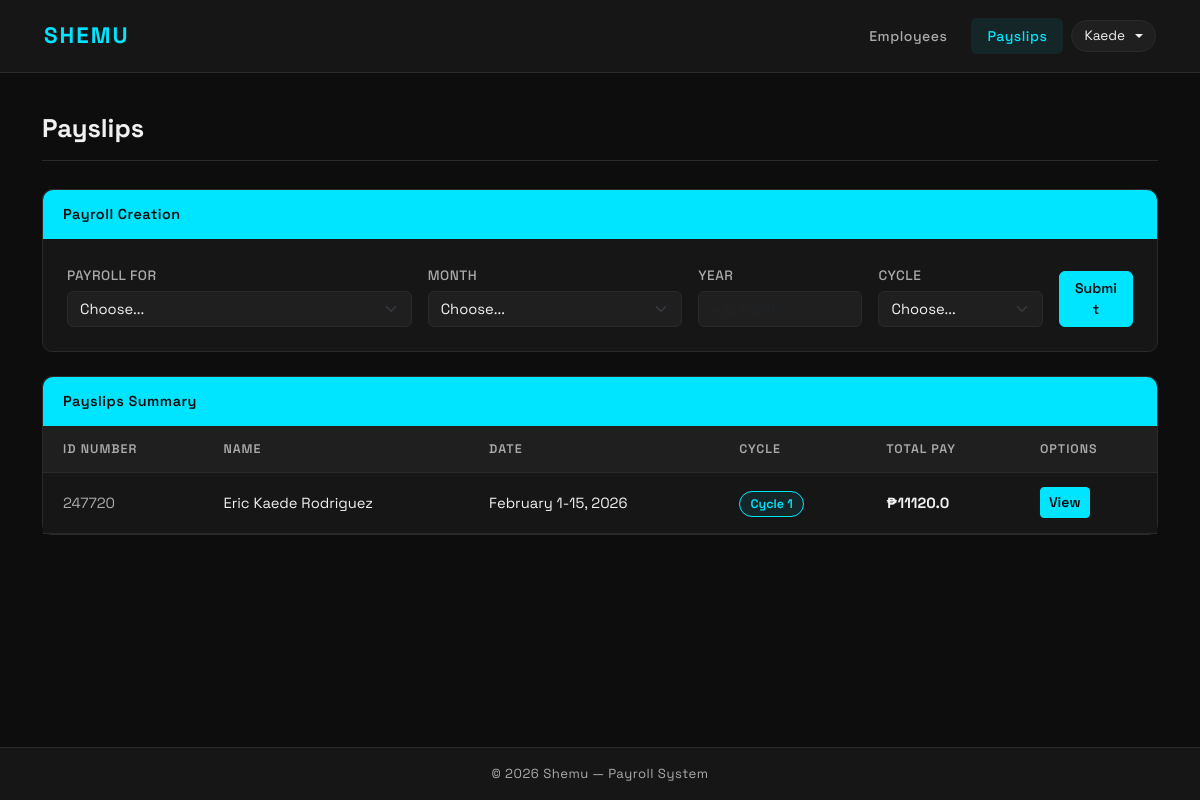
Before: /payslips/ (signed in) with the older database file.
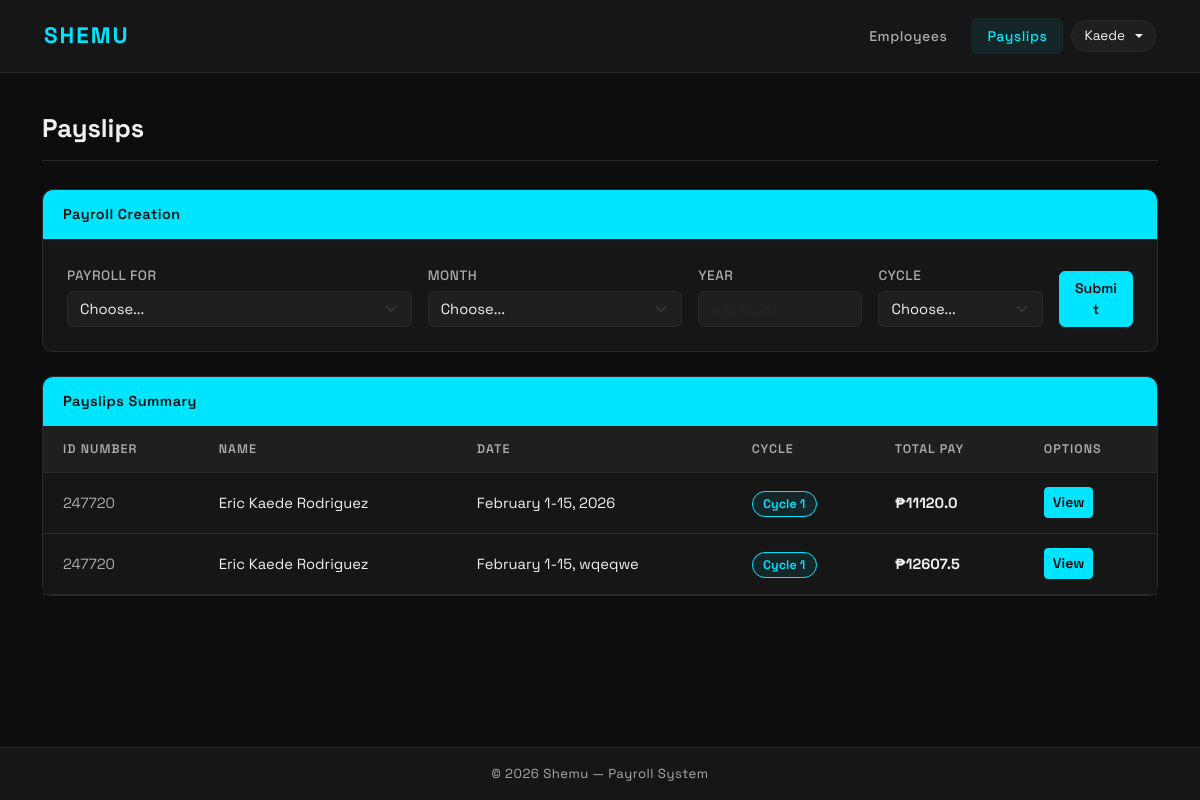
After: the same page with the newer database file.
### payroll_app/models.py (models this page shows, shortened)
class Payslip(models.Model):
    id_number = models.ForeignKey(Employee, on_delete=models.CASCADE)
    month = models.CharField(max_length=20)
    date_range = models.CharField(max_length=50)
    year = models.CharField(max_length=4)
    pay_cycle = models.IntegerField()
    rate = models.FloatField()
    earnings_allowance = models.FloatField()
    deductions_tax = models.FloatField()
    deductions_health = models.FloatField()
    pag_ibig = models.FloatField()
    sss = models.FloatField()
    overtime = models.FloatField()
    total_pay = models.FloatField()

class Employee(models.Model):
    name = models.CharField(max_length=300)
    id_number = models.CharField(max_length=50, primary_key=True, unique=True)
    rate = models.FloatField()
    overtime_pay = models.FloatField(null=True, blank=True)
    allowance = models.FloatField(null=True, blank=True)

### payroll_app/views.py (the view, shortened to what this page needs)
# urls.py: path('payslips/', views.payslips, name='payslips'),
def payslips(request):
    if not request.user.is_authenticated:
        return redirect('login')
    all_employees = Employee.objects.all()
    all_payslips  = Payslip.objects.select_related('id_number').all()
    error_message = None
    context = {
        'employees':     all_employees,
        'payslips':      all_payslips,
        'months':        MONTHS,
        'error_message': error_message,
    }
    return render(request, 'payroll_app/payslips.html', context)

### payroll_app/templates/payroll_app/payslips.html (shortened to what this page needs)
{% extends 'payroll_app/base.html' %}
{% block content %}
<div class="page-header">
    <h1 class="page-title">Payslips</h1>
</div>
<div class="card mb-4">
    <div class="card-header-custom">Payroll Creation</div>
    <div class="card-body p-4">
        <form method="post" class="row g-3 align-items-end">
            <div class="col-md-4">
                <label class="form-label">Payroll for</label>
                <select name="payroll_for" class="form-select" required>
                    <option value="" disabled selected>Choose...</option>
                </select>
            </div>
            <div class="col-md-3">
                <label class="form-label">Month</label>
                <select name="month" class="form-select" required>
                    <option value="" disabled selected>Choose...</option>
                </select>
            </div>
            <div class="col-md-2">
                <label class="form-label">Year</label>
                <input type="text" name="year" class="form-control" placeholder="e.g. 2026" required>
            </div>
            <div class="col-md-2">
                <label class="form-label">Cycle</label>
                <select name="cycle" class="form-select" required>
                    <option value="" disabled selected>Choose...</option>
                </select>
            </div>
            <div class="col-md-1">
                <button type="submit" class="btn btn-accent w-100">Submit</button>
            </div>
        </form>
    </div>
</div>
<div class="card">
    <div class="card-header-custom">Payslips Summary</div>
    <table class="table table-hover mb-0">
        <thead>
            <tr>
                <th>ID Number</th>
                <th>Name</th>
                <th>Date</th>
                <th>Cycle</th>
                <th>Total Pay</th>
                <th>Options</th>
            </tr>
        </thead>
        <tbody>
            {% for ps in payslips %}
            <tr>
                <td><span class="text-muted">{{ ps.id_number.id_number }}</span></td>
                <td>{{ ps.id_number.name }}</td>
                <td>{{ ps.date_range }}, {{ ps.year }}</td>
                <td><span class="badge-cycle">Cycle {{ ps.pay_cycle }}</span></td>
                <td><strong>₱{{ ps.total_pay }}</strong></td>
                <td><a href="{% url 'view_payslip' ps.pk %}" class="btn btn-sm btn-accent">View</a></td>
            </tr>
            {% empty %}
            <tr>
                <td colspan="6" class="text-center text-muted py-4">No payslips yet.</td>
            </tr>
            {% endfor %}
        </tbody>
    </table>
</div>
{% endblock %}

### payroll_app/templates/payroll_app/base.html (shortened to what this page needs)
<!DOCTYPE html>
<html lang="en" data-theme="dark">
<head>
    <link href="https://cdn.jsdelivr.net/npm/bootstrap@5.3.0/dist/css/bootstrap.min.css" rel="stylesheet">
</head>
<body>
<nav class="navbar navbar-expand-lg">
    <div class="container">
        <a class="navbar-brand" href="{% url 'employees' %}">Shemu</a>
        <div class="navbar-nav ms-auto d-flex align-items-center gap-2">
            {% if request.user.is_authenticated %}
                <a class="nav-link " href="{% url 'employees' %}">Employees</a>
                <a class="nav-link {% if request.resolver_match.url_name == 'payslips' or request.resolver_match.url_name == 'view_payslip' %}active{% endif %}" href="{% url 'payslips' %}">Payslips</a>
                <div class="dropdown">
                    <button class="theme-toggle dropdown-toggle" type="button" data-bs-toggle="dropdown" aria-expanded="false">
                        {{ request.user.username }}
                    </button>
                </div>
            {% else %}
                <button class="theme-toggle" onclick="toggleTheme()" id="themeBtn">☀️ Light</button>
            {% endif %}
        </div>
    </div>
</nav>
<div class="main-content">
    <div class="container">
        {% block content %}{% endblock %}
    </div>
</div>
<footer>
    &copy; 2026 Shemu &mdash; Payroll System
</footer>
</body>
</html>

### payroll_app/templates/payroll_app/base.html (style rules this page uses)
[data-theme="dark"] { --bg: #0d0d0d; --surface: #161616; --surface2: #1f1f1f; --border: #2a2a2a; --accent: #00e5ff; --accent-hover: rgba(0, 229, 255, 0.08); --text: #f0f0f0; --text-inverse: #0d0d0d; --muted: #aaaaaa; --table-hover: rgba(255,255,255,0.03); --input-bg: #1f1f1f; --input-border: #2a2a2a; }
* { box-sizing: border-box; }
body { font-family: 'Space Grotesk', sans-serif; background-color: var(--bg); color: var(--text); min-height: 100vh; display: flex; flex-direction: column; transition: background-color 0.3s, color 0.3s; }
.navbar { background-color: var(--surface) !important; border-bottom: 1px solid var(--border); padding: 0.9rem 2rem; transition: background-color 0.3s; }
.navbar-brand { font-size: 1.4rem; font-weight: 700; color: var(--accent) !important; letter-spacing: 2px; text-transform: uppercase; }
.nav-link { color: var(--muted) !important; font-weight: 500; font-size: 0.88rem; letter-spacing: 0.5px; padding: 0.45rem 1rem !important; border-radius: 6px; transition: all 0.2s; }
.nav-link.active { color: var(--accent) !important; background-color: var(--accent-hover); }
.theme-toggle { background: var(--surface2); border: 1px solid var(--border); border-radius: 20px; padding: 0.3rem 0.75rem; cursor: pointer; font-size: 0.85rem; color: var(--text); transition: all 0.2s; display: flex; align-items: center; gap: 0.4rem; }
.text-muted { color: var(--muted) !important; }
.main-content { flex: 1; padding: 2.5rem 0; }
.page-header { display: flex; justify-content: space-between; align-items: center; margin-bottom: 1.75rem; padding-bottom: 1rem; border-bottom: 1px solid var(--border); }
.page-title { font-size: 1.6rem; font-weight: 700; color: var(--text); margin: 0; }
.card { background-color: var(--surface); border: 1px solid var(--border); border-radius: 10px; box-shadow: none; transition: background-color 0.3s; }
.card-header-custom { background-color: var(--accent); color: var(--text-inverse); border-radius: 10px 10px 0 0; padding: 0.85rem 1.25rem; font-weight: 600; font-size: 0.9rem; letter-spacing: 0.5px; }
[data-theme="dark"] .card-header-custom { color: var(--bg); }
.table { color: var(--text); margin-bottom: 0; }
.table thead th { background-color: var(--surface2); color: var(--muted); font-weight: 600; font-size: 0.78rem; letter-spacing: 1px; text-transform: uppercase; border-color: var(--border); padding: 0.85rem 1.25rem; }
.table tbody td { padding: 0.9rem 1.25rem; vertical-align: middle; border-color: var(--border); font-size: 0.92rem; background-color: var(--surface); color: var(--text); }
.btn-accent { background-color: var(--accent); border-color: var(--accent); color: var(--text-inverse); font-weight: 600; font-size: 0.88rem; }
[data-theme="dark"] .btn-accent { color: var(--bg); }
.form-label { font-weight: 500; font-size: 0.85rem; color: var(--muted); margin-bottom: 0.3rem; text-transform: uppercase; letter-spacing: 0.5px; }
.form-control, .form-select { background-color: var(--input-bg); border-color: var(--input-border); color: var(--text); border-radius: 6px; font-size: 0.92rem; transition: all 0.2s; }
.form-select option { background-color: var(--surface); color: var(--text); }
.badge-cycle { background-color: var(--accent-hover); color: var(--accent); border: 1px solid var(--accent); border-radius: 20px; padding: 0.25rem 0.65rem; font-size: 0.78rem; font-weight: 600; }
footer { background-color: var(--surface); border-top: 1px solid var(--border); color: var(--muted); text-align: center; padding: 1rem; font-size: 0.82rem; letter-spacing: 0.5px; transition: background-color 0.3s; }

Changed rows visible on the page:
added Payslip: id_number.id_number "247720", id_number.name "Eric Kaede Rodriguez", date_range "February 1-15", year "wqeqwe", pay_cycle "1", total_pay "12607.5"
